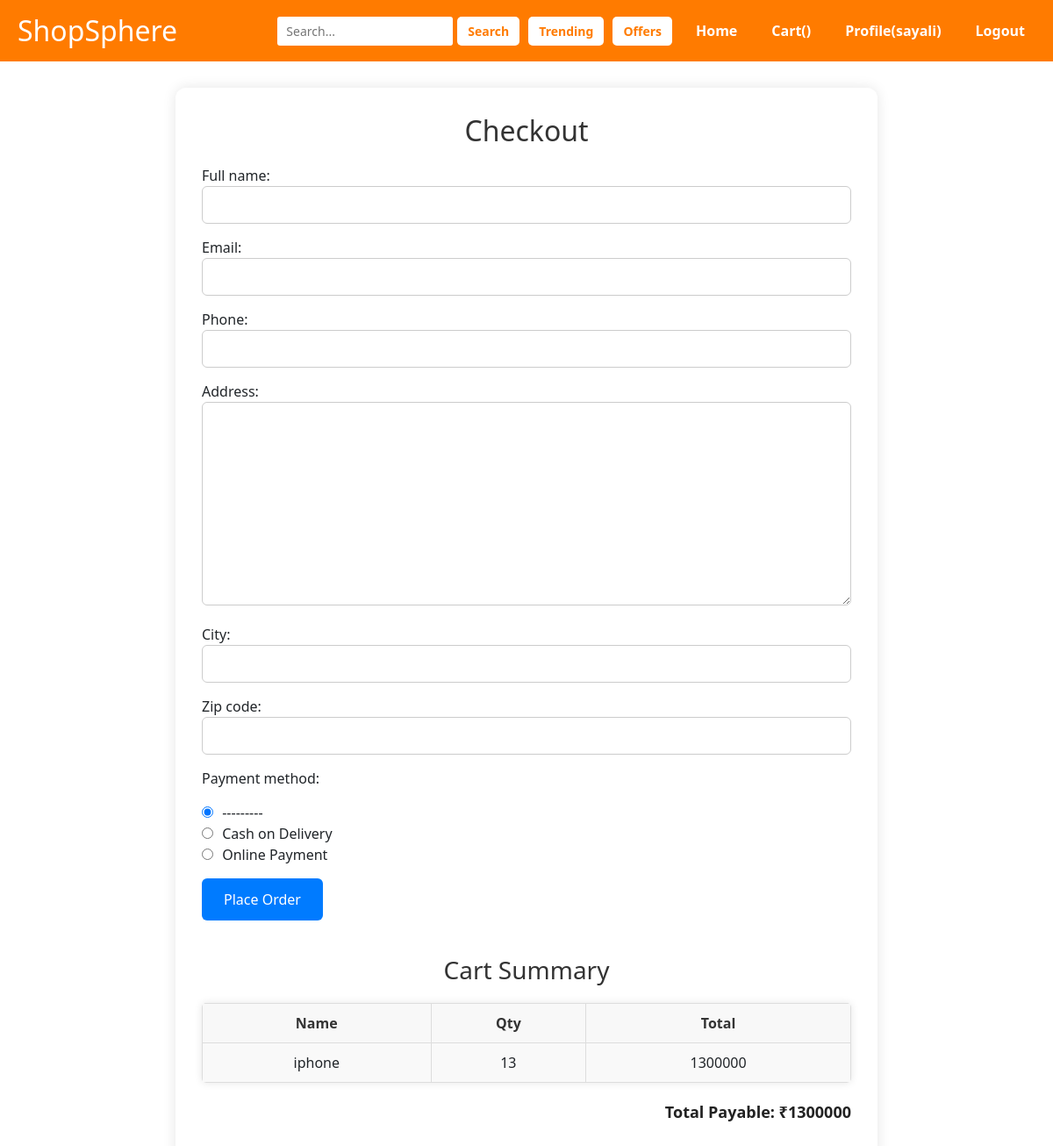
Page /checkout/ (signed in) on the committed database.
### base/models.py (models this page shows, shortened)
class CartModel(models.Model):
    category=models.CharField(max_length=100)
    name=models.CharField(max_length=100)
    desc=models.CharField(max_length=100)
    price=models.IntegerField(default=0)
    quantity=models.IntegerField(default=1)
    totalamount=models.IntegerField(default=0)
    host=models.ForeignKey(User,on_delete=models.CASCADE)

### base/views.py (the view)
# urls.py: path('checkout/', views.checkout, name='checkout'),
def checkout(request):
    cart_data = CartModel.objects.filter(host=request.user)
    total_amount = 0
    for item in cart_data:
        total_amount += item.totalamount
    if request.method == 'POST':
        form = CheckoutForm(request.POST)
        if form.is_valid():
            form.save()
            return render(request, 'cart.html')
    else:
        form = CheckoutForm()
    return render(request, 'checkout.html', {
        'form': form,
        'cart_data': cart_data,
        'total_amount': total_amount
    })

### base/forms.py
class CheckoutForm(forms.ModelForm):
    class Meta:
        model = Order
        fields = ['full_name', 'email', 'phone', 'address', 'city', 'zip_code', 'payment_method']
        widgets = {
            'payment_method': forms.RadioSelect
        }

### base/templates/checkout.html (shortened to what this page needs)
{% extends 'main.html' %}
{% block content %}
<div class="checkout-container">
    <h2>Checkout</h2>
    <form method="POST" class="checkout-form">
        {{ form.as_p }}
        <button type="submit">Place Order</button>
    </form>
    <h3>Cart Summary</h3>
    <table class="cart-summary">
        <tr>
            <th>Name</th>
            <th>Qty</th>
            <th>Total</th>
        </tr>
        {% for i in cart_data %}
        <tr>
            <td>{{ i.name }}</td>
            <td>{{ i.quantity }}</td>
            <td>{{ i.totalamount }}</td>
        </tr>
        {% endfor %}
    </table>
    <p class="totalamount">Total Payable: ₹{{ total_amount }}</p>
</div>
{% endblock %}

### templates/nav.html (shortened to what this page needs)
<div class="logo">
    <h2>ShopSphere</h2>
    <div class="link">
        {% if request.user.is_authenticated %}
            {% if cart_nav %}
            <a href="{% url 'home' %}">Home</a>
            <a href="{% url 'profile_' %}">Profile({{request.user.first_name}})</a>
            <a href="{% url 'logout_' %}">Logout</a>
            {% else %}
            <div class="nav-actions">
            <form action="" method="GET" class="nav-form">
                <input type="text" name="q" placeholder="Search..." class="nav-input">
                <input type="submit" value="Search" class="nav-button">
            </form>
            <form action="" method="GET" class="nav-form">
                <input type="submit" name="t" value="Trending" class="nav-button">
            </form>
            <form action="" method="GET" class="nav-form">
                <input type="submit" name="offer" value="Offers" class="nav-button">
            </form>
            </div>
            <a href="{% url 'home' %}">Home</a>
            <a href="{% url 'cart' %}">Cart({{count_}})</a>
            <a href="{% url 'profile_' %}">Profile({{request.user}})</a>
            <a href="{% url 'logout_' %}">Logout</a>
                {% endif %}
        {% endif %}
    </div>
</div>

### static/style.css (style rules this page uses)
* { box-sizing: border-box; }
body { font-family: Arial, sans-serif; margin: 0; padding: 0; background-color: #f8f9fa; }
.logo { display: flex; justify-content: space-between; align-items: center; padding: 15px 20px; background-color: #ff7b00; color: white; }
.logo h2 { margin: 0; }
.link { display: flex; gap: 15px; align-items: center; }
.link a { text-decoration: none; color: white; font-weight: bold; padding: 8px 12px; border-radius: 5px; transition: background 0.3s; }
.nav-actions { display: flex; gap: 10px; align-items: center; background-color: #ff7b00; }
.nav-form { display: flex; gap: 5px; margin: 0; padding: 0; }
.nav-input { padding: 6px 10px; width: 200px; border: none; border-radius: 3px; margin: 0; font-size: 14px; }
.nav-button { padding: 6px 12px; border: none; background-color: white; color: #ff7b00; border-radius: 5px; font-weight: bold; cursor: pointer; transition: background-color 0.3s ease; margin: 0; font-size: 14px; }
table { width: 50%; border-collapse: collapse; margin: 20px auto; background: white; box-shadow: 0px 0px 10px rgba(0, 0, 0, 0.1); border-radius: 5px; overflow: hidden; }
th, td { padding: 12px; border: 1px solid #ddd; text-align: left; }
th { background: #007bff; color: white; }
tr:nth-child(even) { background: #f9f9f9; }
.checkout-container { max-width: 800px; margin: 30px auto; padding: 30px; background-color: #fff; border-radius: 12px; box-shadow: 0 0 15px rgba(0, 0, 0, 0.1); }
.checkout-container h2, .checkout-container h3 { text-align: center; color: #333; margin-bottom: 20px; }
.checkout-form { margin-bottom: 40px; }
.checkout-form p { margin-bottom: 15px; }
.checkout-form input[type="text"], .checkout-form input[type="email"], .checkout-form textarea { width: 100%; padding: 10px; border-radius: 6px; border: 1px solid #ccc; font-size: 14px; box-sizing: border-box; }
.checkout-form input[type="radio"] { margin-right: 6px; }
.checkout-form button[type="submit"] { background-color: #007BFF; color: white; border: none; padding: 12px 25px; border-radius: 6px; font-size: 16px; cursor: pointer; transition: 0.3s; }
.cart-summary { width: 100%; border-collapse: collapse; margin-top: 20px; }
.cart-summary th, .cart-summary td { border: 1px solid #ddd; padding: 10px; text-align: center; }
.cart-summary th { background-color: #f8f8f8; color: #333; }
.totalamount { text-align: right; margin-top: 15px; font-weight: bold; font-size: 18px; color: #222; }

### rows in the picture
CartModel: name "iphone", quantity "13", totalamount "1300000"

### other values in the picture
{{ request.user }} "sayali"
{{ total_amount }} "1300000"
